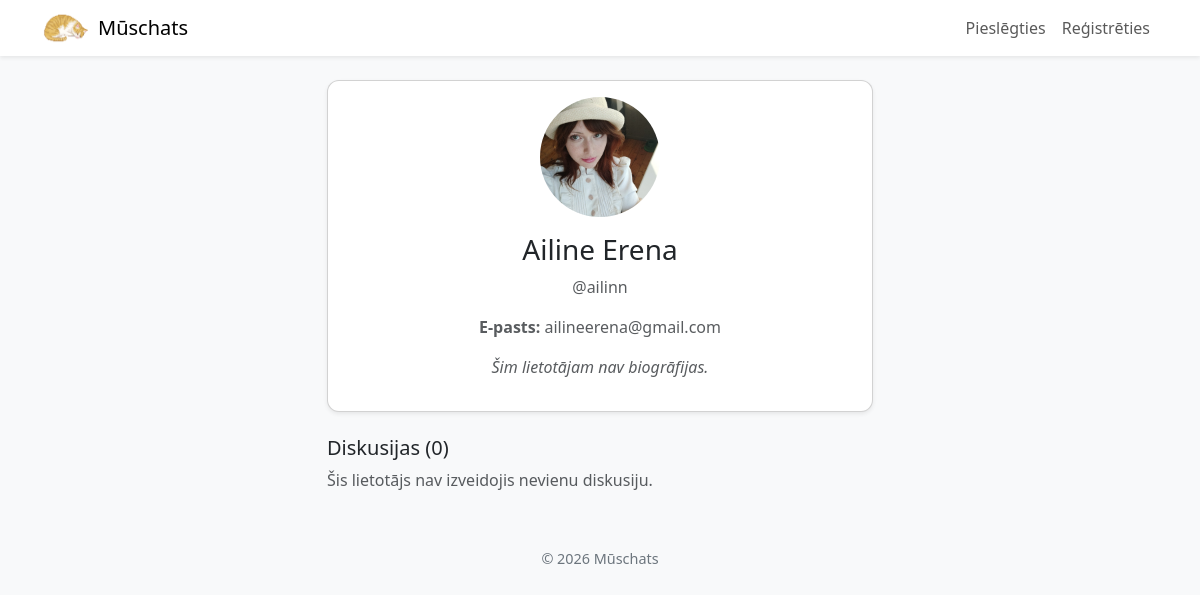
The app's page /profils/ailinn with its own data.
### app.py (models this page shows)
class Lietotaji(db.Model):
    id = db.Column(db.Integer, primary_key=True)
    lietotajvards = db.Column(db.String(80), unique=True, nullable=False)
    parole = db.Column(db.String(255), nullable=False)
    vards = db.Column(db.String(80), nullable=False)
    uzvards = db.Column(db.String(80), nullable=False)
    loma = db.Column(db.String(80), nullable=False)
    konta_bilde = db.Column(db.String(255), nullable=True)
    bio = db.Column(db.Text, nullable=True)
    epasts = db.Column(db.String(120), nullable=False, unique=True)
    ir_apstiprinats = db.Column(db.Boolean, default=True)

### app.py (the view)
@app.route('/profils/<lietotaja_vards>')
def profils(lietotaja_vards):
    lietotajs = Lietotaji.query.filter_by(lietotajvards=lietotaja_vards).first_or_404()
    return render_template('profils.html', lietotajs=lietotajs)

### app.py (called while the page is built)
@app.context_processor
def inject_common():
    return {
        'ir_piesledzis': 'lietotajvards' in session,
        'current_year': datetime.utcnow().year
    }

### templates/profils.html (shortened to what this page needs)
{% extends "layout.html" %}
{% block content %}
<div class="row justify-content-center">
    <div class="col-12 col-lg-6">
        <div class="card shadow-sm">
            <div class="card-body text-center">
                {% if lietotajs.konta_bilde %}
                    <img src="{{ url_for('static', filename='uploads/' + lietotajs.konta_bilde) }}" alt="Profile" class="rounded-circle mb-3" style="width: 120px; height: 120px; object-fit: cover;">
                {% else %}
                    <div class="rounded-circle bg-secondary mx-auto mb-3 d-flex align-items-center justify-content-center" style="width: 120px; height: 120px; color: white; font-weight: bold; font-size: 48px;">{{ lietotajs.vards[0] }}</div>
                {% endif %}
                                <h3>{{ lietotajs.vards }} {{ lietotajs.uzvards }}</h3>
                                <p class="text-muted">@{{ lietotajs.lietotajvards }}</p>
                                <p class="text-muted"><strong>E-pasts:</strong> {{ lietotajs.epasts }}</p>
                {% if lietotajs.bio %}
                    <p class="mt-3">{{ lietotajs.bio }}</p>
                {% else %}
                    <p class="text-muted mt-3"><em>Šim lietotājam nav biogrāfijas.</em></p>
                {% endif %}
            </div>
        </div>
        <div class="mt-4">
            <h5>Diskusijas ({{ lietotajs.diskusijas|length }})</h5>
            {% if lietotajs.diskusijas %}
                <div class="list-group">
                    {% for d in lietotajs.diskusijas %}
                        <a href="{{ url_for('diskusija', diskusijas_id=d.id) }}" class="list-group-item list-group-item-action">
                            <h6 class="mb-1">{{ d.virsraksts }}</h6>
                            <small class="text-muted">{{ d.datums.strftime('%Y-%m-%d %H:%M') }}</small>
                        </a>
                    {% endfor %}
                </div>
            {% else %}
                <p class="text-muted">Šis lietotājs nav izveidojis nevienu diskusiju.</p>
            {% endif %}
        </div>
    </div>
</div>
{% endblock %}

### templates/layout.html (style rules this page uses)
body { background: #f8f9fa; }
.card { border-radius: .75rem; }

### records on screen
Lietotaji: konta_bilde (picture), vards "Ailine", uzvards "Erena", lietotajvards "ailinn", epasts "ailineerena@gmail.com"

### other values on screen
{{ lietotajs.diskusijas|length }} "0"
